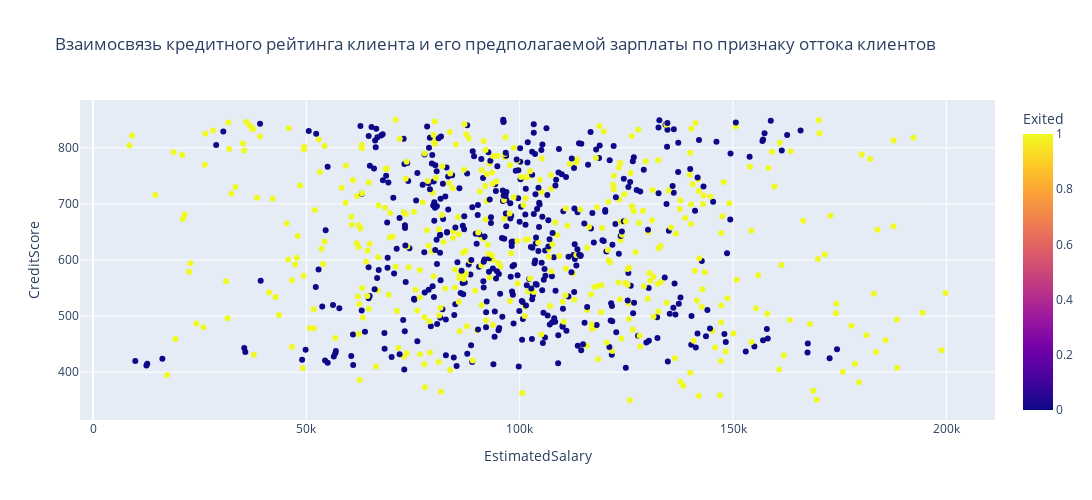

Source (notebook cell):
### Markdown cell above
## 9.5.

### Code cell
df_df = churn_data.groupby(['CreditScore', 'Exited'], as_index=False)['EstimatedSalary'].median()
fig = px.scatter(
    data_frame= df_df,
    x= 'EstimatedSalary',
    y='CreditScore',
    color= 'Exited',
    width= 1200,
    height= 500,
    title= 'Взаимосвязь кредитного рейтинга клиента и его предполагаемой зарплаты по признаку оттока клиентов', 
)
fig.show()

### Figure 1 — Plotly figure (JSON) as saved in the notebook; plotly's stock layout.template omitted (floating-point values rounded to 4 significant figures; data arrays with more than 128 entries replaced by an {"elided": "..."} marker saying what was removed)
{"data": [{"hovertemplate": "EstimatedSalary=%{x}<br>CreditScore=%{y}<br>Exited=%{marker.color}<extra></extra>", "legendgroup": "", "marker": {"color": {"elided": "862 int values"}, "coloraxis": "coloraxis", "symbol": "circle"}, "mode": "markers", "name": "", "orientation": "v", "showlegend": false, "type": "scatter", "x": {"elided": "862 float values"}, "xaxis": "x", "y": {"elided": "862 int values"}, "yaxis": "y"}], "layout": {"coloraxis": {"colorbar": {"title": {"text": "Exited"}}, "colorscale": [[0, "#0d0887"], [0.1111, "#46039f"], [0.2222, "#7201a8"], [0.3333, "#9c179e"], [0.4444, "#bd3786"], [0.5556, "#d8576b"], [0.6667, "#ed7953"], [0.7778, "#fb9f3a"], [0.8889, "#fdca26"], [1, "#f0f921"]]}, "height": 500, "legend": {"tracegroupgap": 0}, "title": {"text": "Взаимосвязь кредитного рейтинга клиента и его предполагаемой зарплаты по признаку оттока клиентов"}, "width": 1200, "xaxis": {"anchor": "y", "domain": [0, 1], "title": {"text": "EstimatedSalary"}}, "yaxis": {"anchor": "x", "domain": [0, 1], "title": {"text": "CreditScore"}}}}
